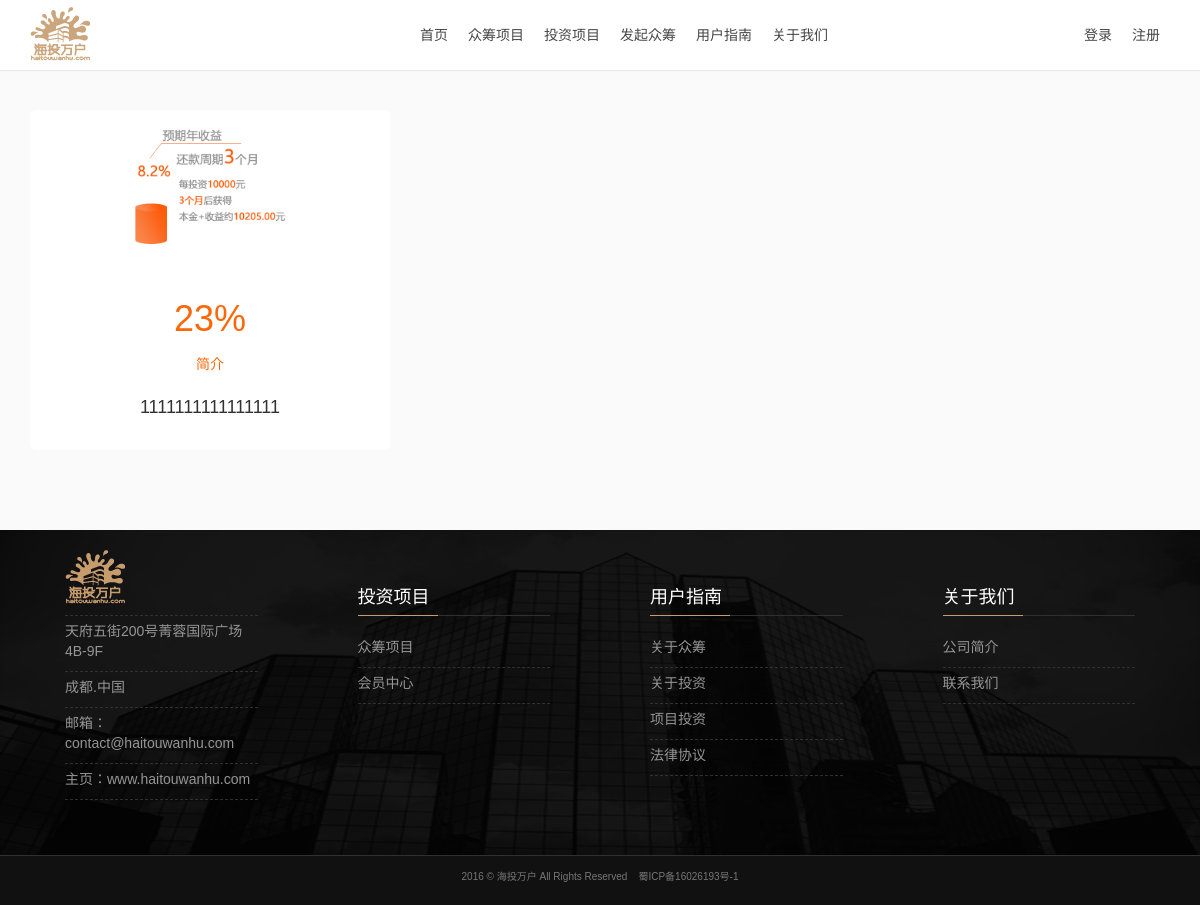
Screenshot of /index.php/dome/investment with the database file from the repository.
### tables this page shows
CREATE TABLE `ci_project` (
  `project_id` int(10) NOT NULL AUTO_INCREMENT,
  `project_name` varchar(200) DEFAULT NULL,
  `project_time_start` datetime DEFAULT NULL,
  `project_time_over` datetime DEFAULT NULL,
  `project_time_subscribe` datetime DEFAULT NULL,
  `project_money_all` varchar(200) DEFAULT NULL,
  `project_introduce` varchar(5000) DEFAULT NULL,
  `project_introduction` varchar(200) DEFAULT NULL,
  `project_party` varchar(200) DEFAULT NULL,
  `project_cycle` varchar(100) DEFAULT NULL,
  `project_images` varchar(100) DEFAULT '',
  `project_images1` varchar(100) DEFAULT NULL,
  `project_images2` varchar(100) DEFAULT NULL,
  `project_images3` varchar(100) DEFAULT NULL,
  `project_images4` varchar(100) DEFAULT NULL,
  `project_images5` varchar(100) DEFAULT NULL,
  `project_tag` int(1) DEFAULT NULL,
  `project_withdrawal` varchar(100) DEFAULT NULL,
  `project_subscribe` int(3) DEFAULT NULL,
  `project_logo` varchar(100) DEFAULT NULL,
  `project_way` varchar(255) DEFAULT NULL,
  `project_data` varchar(5000) DEFAULT NULL,
  `project_one` int(1) DEFAULT NULL,
  PRIMARY KEY (`project_id`)
);

### application/controllers/Dome.php (called while the page is built, shortened)
<?php
class  Dome  extends CI_Controller {
    public function  investment(){
     $n=$this->uri->segment(3, 0);
     $db=$this->db->select("*")->from("project")->where(array('project_one'=>1))->order_by("project_id","DESC")->limit(6,$n)->get();
     $inv['data']=$db->result_array();
     $data=$this->db->select("*")->from("project")->where(array('project_one'=>1))->get();
     $this->load->library('pagination');
     $this->load->model('Page_model');
     $this->load->view("investment",$inv);
    }
}

### index.php (called while the page is built, shortened)
<?php
require_once BASEPATH.'core/CodeIgniter.php';

### application/views/investment.php (the view, shortened to what this page needs)
<!doctype html>
<html lang="en">
<head>
    <link href="<?php  echo base_url("static/plugins/bootstrap-3.3.0/css/bootstrap.min.css") ;?>" rel="stylesheet">
    <link rel="stylesheet" href="<?php echo base_url("static/css/public.css") ;?>">
    <link rel="stylesheet" href="<?php echo base_url("static/css/newProject.css") ;?>">
</head>
<body>
<div id="header">
    <?php require_once("static/include/header.php"); ?>
</div>
<div id="main">
    <div class="container product">
        <div class="row">
            <?php      foreach($data as $value){    ?>
            <div class="col-md-4">
                <div class="thumbnail">
                    <a href="newDetails.shtml"><img class="img-responsive" src="<?php echo base_url($value['project_images']) ; ?>" alt=""> </a>
                    <div class="cmd_touzi">
                        <h1><?php echo $value['project_withdrawal']  ;?>%</h1>
                       <p><?php echo  $value['project_introduce']; ?></p>
                        <p class="font_size"><a href="newDetails.shtml"><?php echo $value['project_name'] ;?></a></p>
                    </div>
                </div>
            </div>
            <?php  }  ?>
        </div>
    </div>
</div>
<div id="foot" class="visible-md visible-lg">
    <?php require_once ("static/include/part.php");?>
</div>
<div id="footer">
    <?php  require_once ("static/include/footer.php");?>
</div>
</body>
</html>

### static/css/public.css (style rules this page uses)
* { margin: 0;padding: 0; }
html { font-size: 62.5%; }
body { font-size: 1.4rem;padding-top: 70px;font-family: Microsoft Yahei, Arial, sans-serif;overflow-x: hidden;background-color: #fafafa; }
:after,:before { -webkit-box-sizing: border-box; -moz-box-sizing: border-box; box-sizing: border-box; }
#foot { padding-top: 20px; padding-bottom: 20px; background:#202020 url(../images/fl_bgd.png); background-repeat:no-repeat; background-size:100% 100%; }
#footer { background: #111; font-size: 1rem; text-align: center; color: #777; padding-top: 1.4rem; padding-bottom: 2rem; border-top: 1px solid #303030; }

### static/css/newProject.css (style rules this page uses)
#main .product { margin-top: 2rem; margin-bottom:2rem; }
@media (min-width: 768px) { #main .product { margin-top: 4rem; margin-bottom:4rem; } }
#main .product .thumbnail { border:none; padding:0; border-radius: 0.6rem; overflow:hidden; }
#main .product .thumbnail >a img { border-radius: 0.6rem; }
.cmd_touzi { text-align: center; padding: 15px 0; color: #FC6808; }
.cmd_touzi p { line-height: 33px; }
.cmd_touzi .font_size a { font-size: 18px; color: #333; text-decoration: none; }

### rows the page displays
ci_project: project_images (picture), project_withdrawal "23", project_introduce "简介", project_name "1111111111111111"
